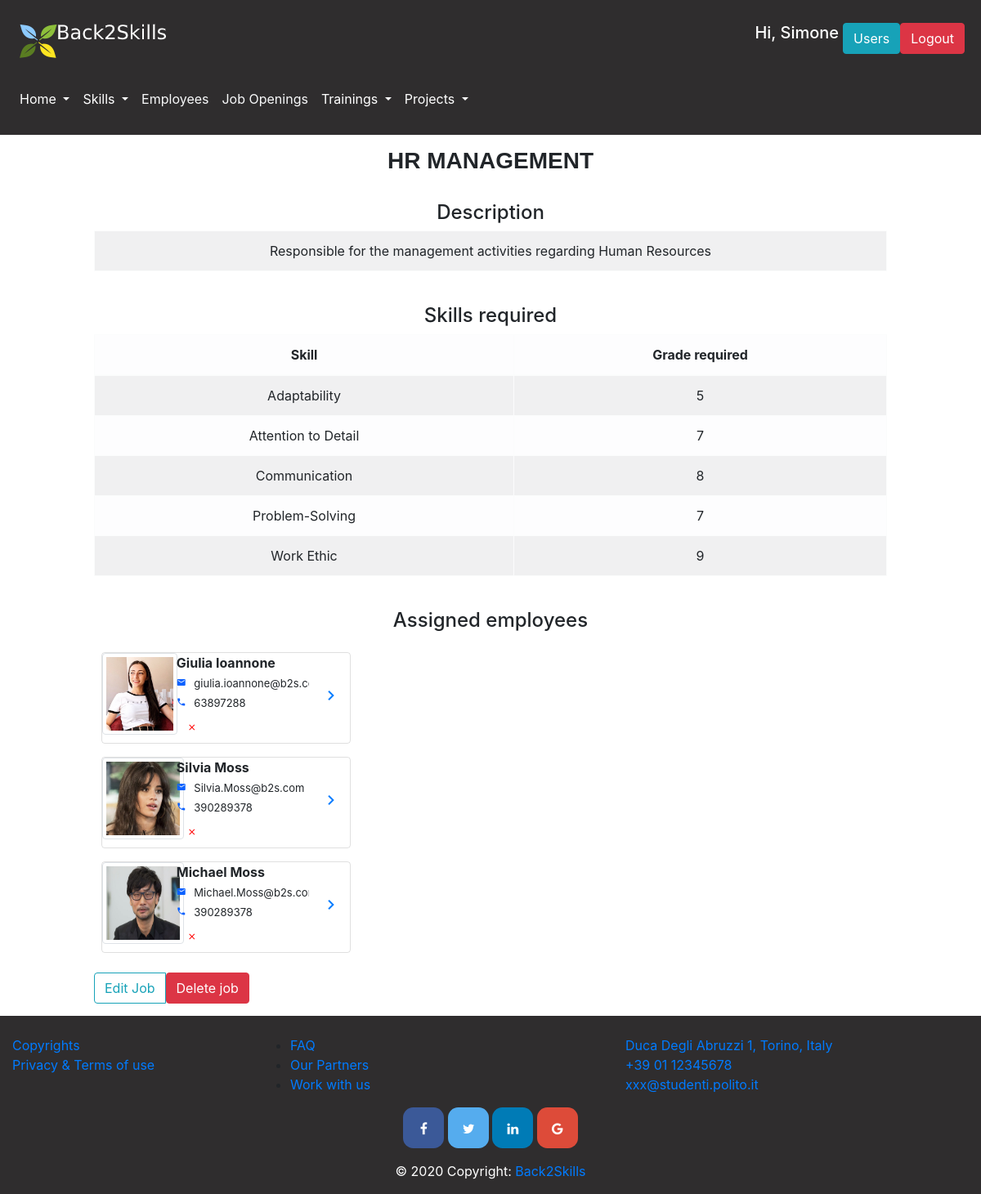
The app's page /job/2 (signed in) with its own data.
### database.py (models this page shows, shortened)
class User(db.Model):
    __tablename__ = 'user'
    id = db.Column(db.Integer, primary_key=True)
    name = db.Column(db.String)
    surname = db.Column(db.String)
    email = db.Column(db.String, nullable=False, unique=True)
    password = db.Column(db.String, nullable=False)
    admin = db.Column(db.Boolean)
    project = db.Column(db.Integer, db.ForeignKey('project.id'))
    @property
    def is_authenticated(self):
        return True

class Role(db.Model):
    __tablename__ = 'role'
    id = db.Column(db.Integer, primary_key=True)
    name = db.Column(db.String)
    description = db.Column(db.String)
    employee = db.relationship("Employee")
    skill = db.relationship("Skill", secondary="role_skill")
    def get_employee_assigned(self):
        return Employee.query.filter(Employee.role == self.id).all()

class Skill(db.Model):
    __tablename__ = 'skill'
    id = db.Column(db.Integer, primary_key=True)
    name = db.Column(db.String)
    description = db.Column(db.String)
    type = db.Column(db.String) #HAS TO BE "Soft" OR "Hard", no other options
    employee = db.relationship("Employee", secondary="employee_skill")
    training = db.relationship("Training", secondary="training_skill")
    role_in_project = db.relationship('Role_in_project', secondary="role_in_project_skill")
    role = db.relationship("Role", secondary="role_skill")

class Role_Skill(db.Model):
    __tablename__ = 'role_skill'
    role_id = db.Column(db.Integer, db.ForeignKey('role.id'), primary_key=True)
    skill_id = db.Column(db.Integer, db.ForeignKey('skill.id'), primary_key=True)
    grade_required = db.Column(db.Integer)
    role = db.relationship("Role", backref='role_skill')
    skill = db.relationship("Skill", backref='role_skill')

class Employee(db.Model):
    __tablename__ = 'employee'
    id = db.Column(db.Integer, primary_key=True)
    photo = db.Column(db.String(100), nullable=False, default='')
    cv = db.Column(db.String) #eventually we can put a link to the Curriculum Vitae file
    name = db.Column(db.String)
    surname = db.Column(db.String)
    email = db.Column(db.String)
    telephone = db.Column(db.String)
    date_of_birth = db.Column(db.Date)
    date_of_assumption = db.Column(db.Date)
    living_place = db.Column(db.String)
    driving_licence = db.Column(db.Boolean) #I would say we only specify whether he/she has it or not, so true or false
    role = db.Column(db.Integer, db.ForeignKey('role.id'))
    skill = db.relationship("Skill", secondary="employee_skill")
    training = db.relationship("Training", secondary="employee_training")
    project_role = db.relationship("Project_Role")
    state_in_company = db.Column(db.String)
    education_level = db.Column(db.String)
    language_certificate = db.Column(db.String)

### app.py (the view, shortened to what this page needs)
@app.route('/job/<int:id>',methods=['GET','POST'])
@app.route('/job/<int:id>')
@login_required
def job(id):
    skill = get_skills_required_by_role(id)
    dic = []
    for i in skill:
        grade = get_gradeofskill_required_for_a_job(id, i.id)
        dic.append((i.id,i.name, grade))
    role=get_role_by_id(id)
    all_skills=get_skills()
    skill_id=get_skill_id_of_a_role(id)
    var1,var2,var3=get_suitable_emp_for_job(id)
    empl=True
    if role.employee:
        empl=False
    return render_template('job.html', role=role, skill=skill, grade =skill_id, var1=var1, var2=var2, var3=var3, empl=empl, all_skill=all_skills, dic=dic)

### templates/job.html (shortened to what this page needs)
{% extends 'layout.html' %}
{% block pageContent %}
    <div class="row">
        <div class="col-md-1"></div>
        <div class="col-md-10">
            <h3 class="section-title">{{ role.name }}</h3>
            <div class="table-responsive">
                <br/>
                <h4 style="text-align: center">Description</h4>
                <table class="table table-bordered table-light table-striped table-hover text-center">
                    <tbody>
                    <tr>
                        <td> {{ role.description }} </td>
                    </tr>
                    </tbody>
                </table>
                <br/>
                <h4 style="text-align: center">Skills required</h4>
                <table class="table table-bordered table-light table-striped table-hover text-center">
                    {% if not skill %}
                        <tr>
                            <td colspan="2">No skills required</td>
                        </tr>
                    {% else %}
                        <thead>
                        <tr>
                            <th>Skill</th>
                            <th>Grade required</th>
                        </tr>
                        </thead>
                        <tbody>
                        {% for skill in skill %}
                            <tr>
                                <td>{{ skill.name }}</td>
                                <td>
                                    {% for grade in grade %}
                                        {% if grade.skill_id == skill.id%}
                                            {{ grade.grade_required }}
                                        {% endif %}
                                    {% endfor %}
                                </td>
                            </tr>
                        {% endfor %}
                        </tbody>
                    {% endif %}
                </table>
                {% set employees = role.get_employee_assigned() %}
                {% if employees %}
                    <br/>
                    <h4 style="text-align: center">Assigned employees</h4>
                    {% for e in employees %}
                        <div class="col-sm-6 col-lg-4" style="padding: 1.5rem; padding-top: 1rem; padding-bottom: 0rem">
                            <div class="row" style="border: 1px solid; border-color: rgba(0, 0, 0, 0.125); border-radius: 0.25rem;">
                                <div class="col-md-3 nopadding" style="display: flex;
                                alignItems: center;
                                justifyContent: center;">
                                    {% if e.photo == "default" or e.photo == ""%}
                                        <img src="http://ssl.gstatic.com/accounts/ui/avatar_2x.png" class="avatar img-circle img-thumbnail" style="height: 100px;max-width: 100px;" alt="avatar">
                                    {% else %}
                                        <img src="/static/images/profile/{{ e.photo }}" class="avatar img-circle img-thumbnail"  style="height: 100px; max-width: 100px;" alt="avatar">
                                    {% endif%}
                                </div>
                                <div class="col-md-7 text-truncate" style="padding-right: 15px; padding-left: 15px;">
                                    <div>
                                        <a class="card-title text-truncate"><b>{{ e.name }} {{ e.surname }}</b></a>
                                    </div>
                                    <div>
                                        <i class="material-icons" style="font-size: 12px; margin-top:5px;margin-right:5px;color: #0c61ff;">email</i>
                                        <a style="font-size: 13px;" class="card-title">{{ e.email }}</a>
                                    </div>
                                    <div>
                                        <i class="material-icons" style="font-size: 12px; margin-top:5px;margin-right:5px;color: #0c61ff;">phone</i>
                                        <a style="font-size: 13px;" class="card-title">{{ e.telephone }}</a>
                                    </div>
                                    <div>
                                        <form action="/job/{{ role.id }}" method="POST" onsubmit="return confirm('Do you want to remove this employee from the job?');">
                                            <button class="btn" type="submit" data-toggle="tooltip" data-placement="top" title="Remove from job">
                                                <i class="material-icons" style="font-size: 12px; margin-top:5px;margin-right:5px;color: red;">clear</i>
                                            </button>
                                        </form>
                                    </div>
                                </div>
                                <div class="col-2 align-self-center">
                                    <a href="{{ url_for('employee', id=e.id) }}">
                                        <i class="material-icons">keyboard_arrow_right</i>
                                    </a>
                                </div>
                            </div>
                        </div>
                    {% endfor %}
                    <br/>
                {% endif %}
                {% if current_user.is_authenticated and current_user.admin %}
                    <div class="btn-group">
                        <button type="button" class="btn btn-outline-info" data-toggle="modal" data-target="#myModal">Edit Job</button>
                        <form action="/job/{{ role.id }}" method="POST" onsubmit="return confirm('Do you really want to delete this job?');">
                            <button type="submit" class="btn btn-danger">Delete job</button>
                        </form>
                    </div>
                {% endif %}
            </div>
        </div>
        <div class="col-md-1"></div>
    </div>
{% endblock %}

### templates/layout.html (shortened to what this page needs)
<!DOCTYPE html>
<html lang="en">
<head>
    <link rel="stylesheet" href="{{ url_for('static',filename='css/bootstrap.css') }}" >
    <link rel="stylesheet" href="{{ url_for('static',filename='css/bootstrap-override.css') }}" >
</head>
<body>
<header>
    <nav class="navbar navbar-expand-lg navbar-light light-dark" id="loginNavbar">
        <a class="navbar-brand" href="/home"><img src="/static/images/Logosmallwhite.png" alt=""></a>
        {% if current_user.is_authenticated%}
            <div class="btn-group ml-auto mr-1">
                <h5 style="color: white; margin-right: 5px;">Hi, {{ current_user.name }}</h5>
                {% if current_user.admin %}
                    <a href="/users"><button class="btn btn-info">Users</button></a>
                {% else %}
                    {% if current_user.project %}
                        <a href="/project/{{ current_user.project }}"><button class="btn btn-info">Your project</button></a>
                    {% endif %}
                {% endif %}
                <form action="/logout" method="POST">
                    <button type="submit" class="btn btn-danger">Logout</button>
                </form>
            </div>
        {% else %}
            <a href="/login" class="btn btn-info ml-auto mr-1" role="button">Login</a>
        {% endif %}
    </nav>
    <nav class="navbar navbar-expand-lg navbar-light text-white light-dark" id="menuNavbar">
        <div class="collapse navbar-collapse" id="navbarSupportedContent">
            <ul class="navbar-nav mr-auto">
                <li class="nav-item dropdown ">
                    <a class="nav-link dropdown-toggle text-white" href="#" id="homepageDropdown" role="button" data-toggle="dropdown" aria-haspopup="true" aria-expanded="false">
                        Home
                    </a>
                </li>
                <li class="nav-item dropdown">
                    <a class="nav-link dropdown-toggle text-white" href="/skills" id="skillsDropdown" role="button" data-toggle="dropdown" aria-haspopup="true" aria-expanded="false">
                        Skills
                    </a>
                </li>
                <li class="nav-item">
                    <a class="nav-link" href="/employees" id="employeesButton" role="button" aria-haspopup="true" aria-expanded="false" >
                        <p class="text-light"> Employees</p>
                    </a>
                </li>
                <li class="nav-item">
                    <a class="nav-link" href="/jobs" id="jobsButton" role="button" aria-haspopup="true" aria-expanded="false">
                        <p class="text-light">Job Openings</p>
                    </a>
                </li>
                <li class="nav-item dropdown">
                    <a class="nav-link dropdown-toggle text-white" href="#" id="trainingsDropdown" role="button" data-toggle="dropdown" aria-haspopup="true" aria-expanded="false">
                        Trainings
                    </a>
                </li>
                <li class="nav-item dropdown">
                    <a class="nav-link dropdown-toggle text-white" href="#" id="projectsDropdown" role="button" data-toggle="dropdown" aria-haspopup="true" aria-expanded="false">
                        Projects
                    </a>
                </li>
            </ul>
        </div>
    </nav>
</header>
<main role="main" id="main-container">
    {% block pageContent %}
    {% endblock %}
</main>
<footer class="page-footer font-small light-dark pt-4">
    <div class="container-fluid text-center text-md-left">
        <div class="row">
            <div class="col-md-3 mb-md-0 mb-3">
                <ul class="list-unstyled">
                    <li>
                        <a href="#">Copyrights</a>
                    </li>
                    <li>
                        <a href="#">Privacy & Terms of use</a>
                    </li>
                </ul>
            </div>
            <div class="col-md-3 mb-md-0 mb-3">
                <ul>
                    <li>
                        <a href="/faq" role="button">FAQ</a>
                    </li>
                    <li>
                        <a href="#">Our Partners</a>
                    </li>
                    <li>
                        <a href="#">Work with us</a>
                    </li>
                </ul>
            </div>
            <div class="col-md-3 mx-auto">
                <ul class="list-unstyled">
                    <li>
                        <a href="#!">Duca Degli Abruzzi 1, Torino, Italy</a>
                    </li>
                    <li>
                        <a href="#!">+39 01 12345678</a>
                    </li>
                    <li>
                        <a href="#!">xxx@studenti.polito.it</a>
                    </li>
                </ul>
            </div>
        </div>
    </div>
    <div class="container">
        <div class="mx-auto" style="width: 400px;">
            <link rel="stylesheet" href="https://cdnjs.cloudflare.com/ajax/libs/font-awesome/4.7.0/css/font-awesome.min.css">
            <div class=" text-center">
                <a href="#" class="fa fa-facebook" style="font-size: medium"></a>
                <a href="#" class="fa fa-twitter" style="font-size: medium"></a>
                <a href="#" class="fa fa-linkedin" style="font-size: medium"></a>
                <a href="#" class="fa fa-google" style="font-size: medium"></a>
            </div>
        </div>
    </div>
    <div class="footer-copyright text-white text-center py-3">© 2020 Copyright:
        <a href=""> Back2Skills</a>
    </div>
</footer>
</body>
</html>

### records on screen
User: name "Simone"
Role: name "HR MANAGEMENT", description "Responsible for the management activities regarding Human Resources"
Skill: name "Adaptability"
Role_Skill: grade_required "5"
Skill: name "Attention to Detail"
Role_Skill: grade_required "7"
Skill: name "Communication"
Role_Skill: grade_required "8"
Skill: name "Problem-Solving"
Role_Skill: grade_required "7"
Skill: name "Work Ethic"
Role_Skill: grade_required "9"
Employee: photo (picture), name "Giulia", surname "Ioannone", email "giulia.ioannone@…", telephone "63897288"
Employee: photo (picture), name "Silvia", surname "Moss", email "Silvia.Moss@b2s.com", telephone "390289378"
Employee: photo (picture), name "Michael", surname "Moss", email "Michael.Moss@b…", telephone "390289378"
